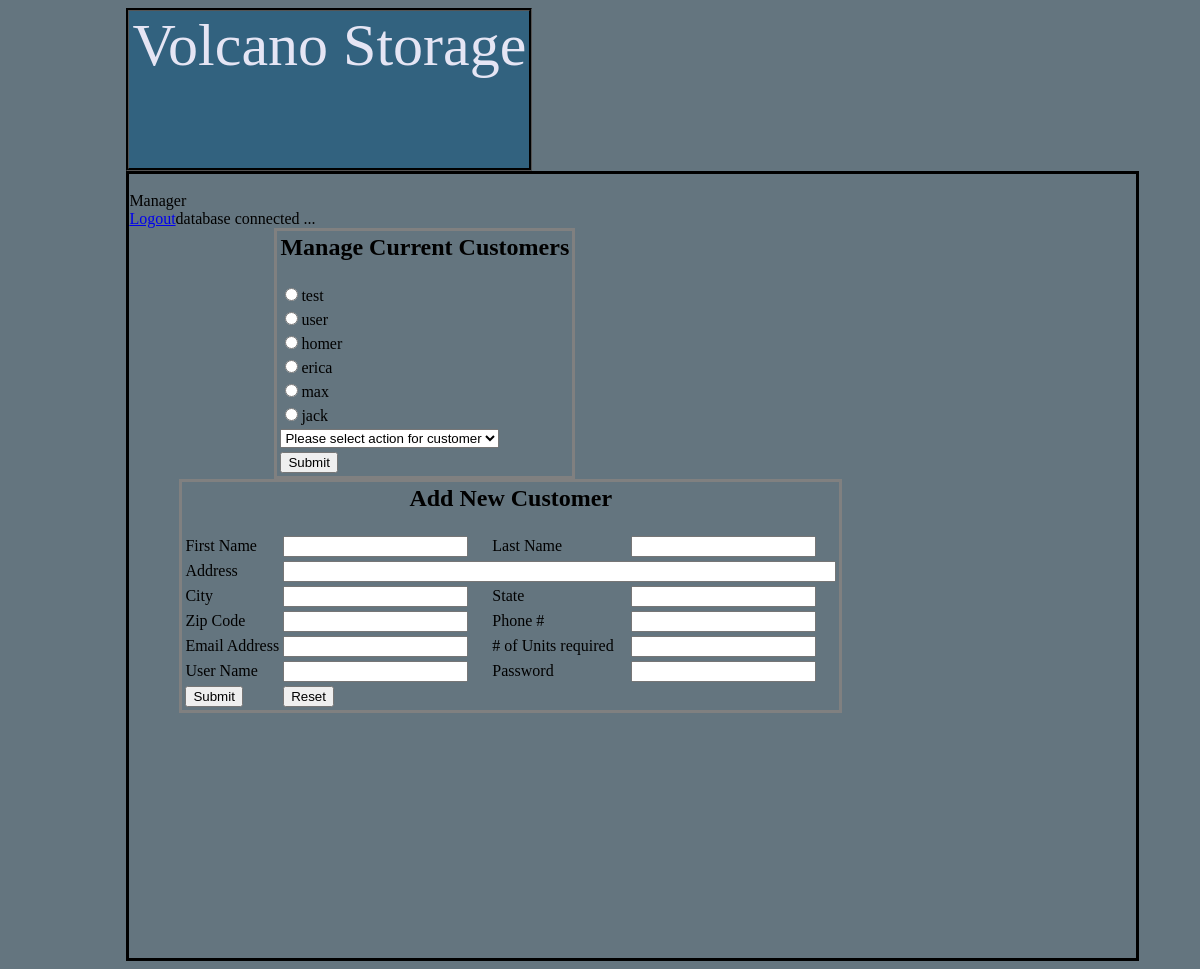
Screenshot of /managerPage.php with the database file from the repository.
### tables this page shows
CREATE TABLE IF NOT EXISTS `user_info` (
  `iduserInfo` int(11) NOT NULL AUTO_INCREMENT,
  `firstName` varchar(1000) NOT NULL,
  `lastName` varchar(1000) NOT NULL,
  `address` varchar(1000) NOT NULL,
  `city` varchar(1000) NOT NULL,
  `state` varchar(1000) NOT NULL,
  `zip` varchar(1000) NOT NULL,
  `phoneNumber` varchar(1000) NOT NULL,
  `email` varchar(1000) NOT NULL,
  PRIMARY KEY (`iduserInfo`)
);

### managerPage.php (the view, shortened to what this page needs)
<html>
 <link rel="stylesheet" type="text/css" href="styleVol.css"/>
<head class="header">
  <div id="logoBG">
        Volcano Storage
    </div>
</head>
    <body>
<?php
echo '<div id="custOuterBox">';
echo '<br>';
echo "Manager ". $_SESSION['validUser'];
echo '<br>';
echo '<a href="logout.php">Logout</a>';
include 'connect.php';
$query2 = 'SELECT * FROM user_Info';
$result = $db->query($query2);
if ($result)
{
    echo '<form action="managerPage.php" method="post">';
    echo '<table id="currCust">';
    echo '<thead><td><h2>Manage Current Customers</h2></td></thead>';
    while($row = $result->fetch_object())
    {
        echo '<tr>';
        echo '<td><p><input type="radio" name="customers[]" value='.$row->firstName.'>'.$row->firstName.'</p></td>';
        echo '</tr>';
        }
    echo '<tr>';
        echo '<td><select name="custOption">';
        echo '<option value="" disabled="disabled" selected="selected">Please select action for customer</option>';
        echo '</select></td>';
        echo '</tr>';
    echo '<tfoot><td><input type="submit" name="Submit"></td></tfoot>';
    echo '</table>';
    echo '</form>';
}
else
{
    die(mysql_error());
}
echo '<form action="addnewuser.php" method="post">';
echo '<table id="newUser">';
echo '<thead><td colspan="4" align="center"><h2>Add New Customer</h2></td></thead>';
echo '<tr>';
echo '<td>First Name</td><td><input type="text" name="fname"></td><td>Last Name</td><td><input type="text" name="lname"></td>';
echo '</tr>';
echo '<tr><td>Address</td><td colspan="3"><input type="address" name="address" size="66"></td></tr>';
echo '<tr>';
echo '<td>City</td><td><input type="text" name="city"></td><td>State</td><td><input type="text" name="state"></td>';
echo '</tr>';
echo '<tr>';
echo '<td>Zip Code</td><td><input type="text" name="zip"></td><td>Phone #</td><td><input type="text" name="phone"></td>';
echo '</tr>';
echo '<tr>';
echo '<td>Email Address</td><td><input type="text" name="email"></td><td># of Units required</td><td><input type="text" name="units"></td>';
echo '</tr>';
echo '<tr>';
echo '<td>User Name</td><td><input type="text" name="userName"></td><td>Password</td><td><input type="text" name="password"></td>';
echo '</tr>';
echo '<tfoot><td><input type="submit" name="submit"></td><td><input type="reset" value="Reset"></td></tfoot>';
echo '</table>';
echo'</form>';
echo '</div>';
?>
    </body>
</html>

### styleVol.css (style rules this page uses)
body { background-color:#64757F; min-width:600px; }
#logoBG { position:static; z-index:2; border-style:groove; border-color:black; height:20%; width:400px; background-color:#32627F; text-align:center; margin-bottom:0%; margin-left:10%; font-size:60px; color:#E5E5F4; }
#custOuterBox { border-style:solid; height:100%; width:85%; margin-top:0%; margin-left:10%; }
#currCust { float:left; display:inline; border-style:solid; margin-left:145px; }
#newUser { float:left; border-style:solid; margin-left:50px; }

### rows the page displays
user_info: firstName "test"
user_info: firstName "user"
user_info: firstName "homer"
user_info: firstName "erica"
user_info: firstName "max"
user_info: firstName "jack"
